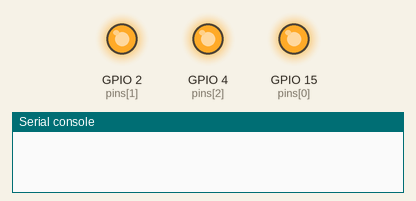
Simulated run of this program. Board: ESP32 board running MicroPython. Parts: output pins drawn as LEDs (lit = HIGH), the last lines printed to the serial console. At 5.7 s the program stops and its outputs stay as they are.

Above: at 0.1 s.
At 0.95 s:
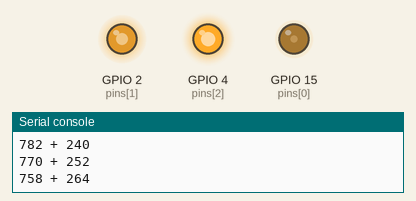
At 1.56 s:
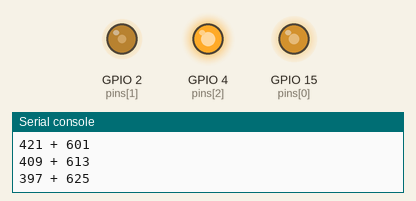
At 2.17 s:
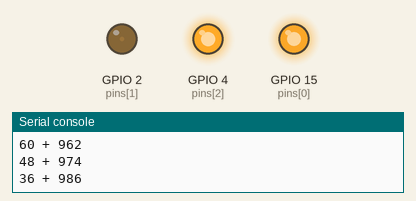
At 3.99 s:
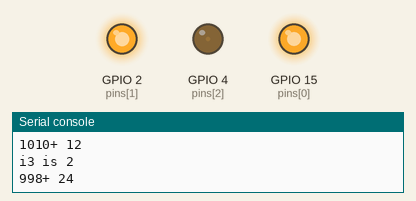
At 5.7 s:
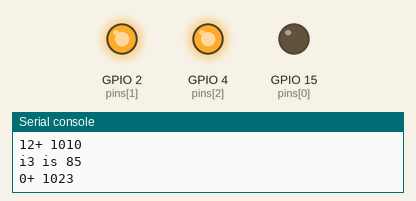
Timing chart, 0 to 7.2 s (numbered marks = the images above):
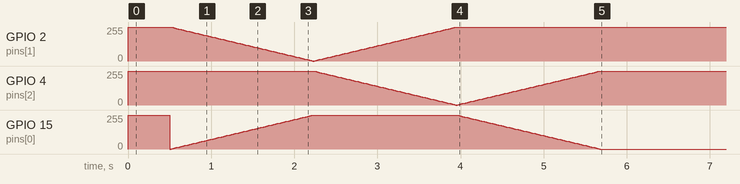

The program:

Main.py
```python
import random
from machine import Pin,PWM
from time import sleep_ms
from Random_color_light import set_color, rainbow_cycle

pins=[15,2,4]

pwmRed=PWM(Pin(pins[0]),10000)
pwmGreen=PWM(Pin(pins[1]),10000)
pwmBlue=PWM(Pin(pins[2]),10000)
pwmList=[pwmRed,pwmGreen,pwmBlue]

set_color(*pwmList,0,0,0)
sleep_ms(500)

#pass PWM RGB List as 3 using *pwmList
rainbow_cycle(*pwmList)
```

Random_color_light.py
```python
from machine import Pin,PWM
from time import sleep_ms
from random import randint

#1023 is

def set_color(red:PWM,green:PWM,blue:PWM,rValue,gValue,bValue):
    #active low logic
    #Example:
    #red.duty(0) is bright red because RGB led GPIO pin is current sink that activate when Low
    #red.duty(1023) is very dim red or off because the anode is 3.3v and so is the red led GPIO so no current flows.
    red.duty(1023-rValue)
    green.duty(1023-gValue)
    blue.duty(1023-bValue)

#Red=0, green=85, blue=170, red=255, transition smoothly between tehm
def rainbow_cycle(red:PWM,green:PWM,blue:PWM):
    print ("initiating")
    tempPosition=0
    global redValue
    global greenValue
    global blueValue
    for i in range(256):
        if i<86:
            greenValue=int(i*(1023/85))  #Bright red at beggining and dims down slowly to no red
            redValue=int((85-i)*(1023/85))   #No green in beggining and slowly fades into bright green
            print(f"{redValue} + {greenValue}")
            set_color(red,green,blue,redValue,greenValue,0)
            sleep_ms(20)
        elif i<171:
            i2=i-85
            blueValue=int(i2*(1023/85))    #transition from bright green to bright blue smoothly
            greenValue=int((85-i2)*(1023/85))
            print(f"{greenValue}+ {blueValue}")
            set_color(red,green,blue,0,greenValue,blueValue)
            sleep_ms(20)
        else:
            i3=i-170
            print("i3 is "+str(i3))
            blueValue = (85 - i3) * 1023 // 85  #transition from bight blue to bright red smoothly
            redValue  = i3 * 1023 // 85
            print(f"{blueValue}+ {redValue}")
            set_color(red,green,blue,redValue,0,blueValue)
            sleep_ms(20)
```
